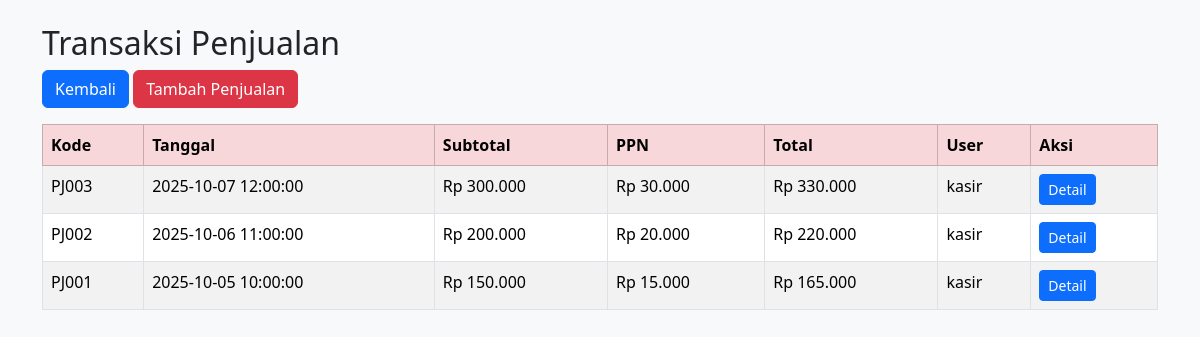
Screenshot of /transaksi/penjualan.php (signed in) with the database file from the repository.
### tables this page shows
CREATE TABLE penjualan (
  idpenjualan BIGINT AUTO_INCREMENT PRIMARY KEY,
  kode_penjualan VARCHAR(20),
  created_at TIMESTAMP DEFAULT CURRENT_TIMESTAMP,
  subtotal_nilai DECIMAL(15,2) DEFAULT 0,
  ppn DECIMAL(12,2) DEFAULT 0,
  total_nilai DECIMAL(15,2) DEFAULT 0,
  iduser INT,
  idmargin_penjualan INT,
  FOREIGN KEY (iduser) REFERENCES user(iduser) ON DELETE SET NULL,
  FOREIGN KEY (idmargin_penjualan) REFERENCES margin_penjualan(idmargin_penjualan) 
);

CREATE TABLE user (
  iduser INT AUTO_INCREMENT PRIMARY KEY,
  username VARCHAR(45) NOT NULL,
  password VARCHAR(100) NOT NULL,
  idrole INT,
  FOREIGN KEY (idrole) REFERENCES role(idrole) ON DELETE SET NULL
);

### transaksi/penjualan.php (the view, shortened to what this page needs)
<?php
include '../config/koneksi.php';
?>
<!DOCTYPE html>
<html lang="id">
<head>
<link href="https://cdn.jsdelivr.net/npm/bootstrap@5.3.3/dist/css/bootstrap.min.css" rel="stylesheet">
</head>
<body class="bg-light">
<div class="container py-4">
  <h2>Transaksi Penjualan</h2>
  <div class="mb-3">
    <a href="../dashboard(1).php" class="btn btn-primary">Kembali</a>
    <a href="tambah_penjualan.php" class="btn btn-danger">Tambah Penjualan</a>
  </div>
  <table class="table table-bordered table-striped">
    <thead class="table-danger">
      <tr>
        <th>Kode</th>
        <th>Tanggal</th>
        <th>Subtotal</th>
        <th>PPN</th>
        <th>Total</th>
        <th>User</th>
        <th>Aksi</th>
      </tr>
    </thead>
    <tbody>
      <?php
      $q = mysqli_query($koneksi, "
        SELECT pj.*, u.username
        FROM penjualan pj
        LEFT JOIN user u ON pj.iduser = u.iduser
        ORDER BY pj.created_at DESC
      ");
      while($d = mysqli_fetch_assoc($q)){
  $ppn = $d['ppn'] == 0 ? $d['subtotal_nilai'] * 0.10 : $d['ppn'];
  $total = $d['subtotal_nilai'] + $ppn;
  echo "<tr>
          <td>{$d['kode_penjualan']}</td>
          <td>{$d['created_at']}</td>
          <td>Rp " . number_format($d['subtotal_nilai'],0,',','.') . "</td>
          <td>Rp " . number_format($ppn,0,',','.') . "</td>
          <td>Rp " . number_format($total,0,',','.') . "</td>
          <td>{$d['username']}</td>
          <td>
            <a href='detail_penjualan.php?id={$d['idpenjualan']}' class='btn btn-sm btn-primary'>Detail</a>
          </td>
        </tr>";
}
      ?>
    </tbody>
  </table>
</div>
</body>
</html>

### rows the page displays
penjualan: kode_penjualan "PJ003", created_at "2025-10-07 12:00:00", subtotal_nilai "300.000", ppn "30.000", total "330.000", iduser.username "kasir"
penjualan: kode_penjualan "PJ002", created_at "2025-10-06 11:00:00", subtotal_nilai "200.000", ppn "20.000", total "220.000", iduser.username "kasir"
penjualan: kode_penjualan "PJ001", created_at "2025-10-05 10:00:00", subtotal_nilai "150.000", ppn "15.000", total "165.000", iduser.username "kasir"
